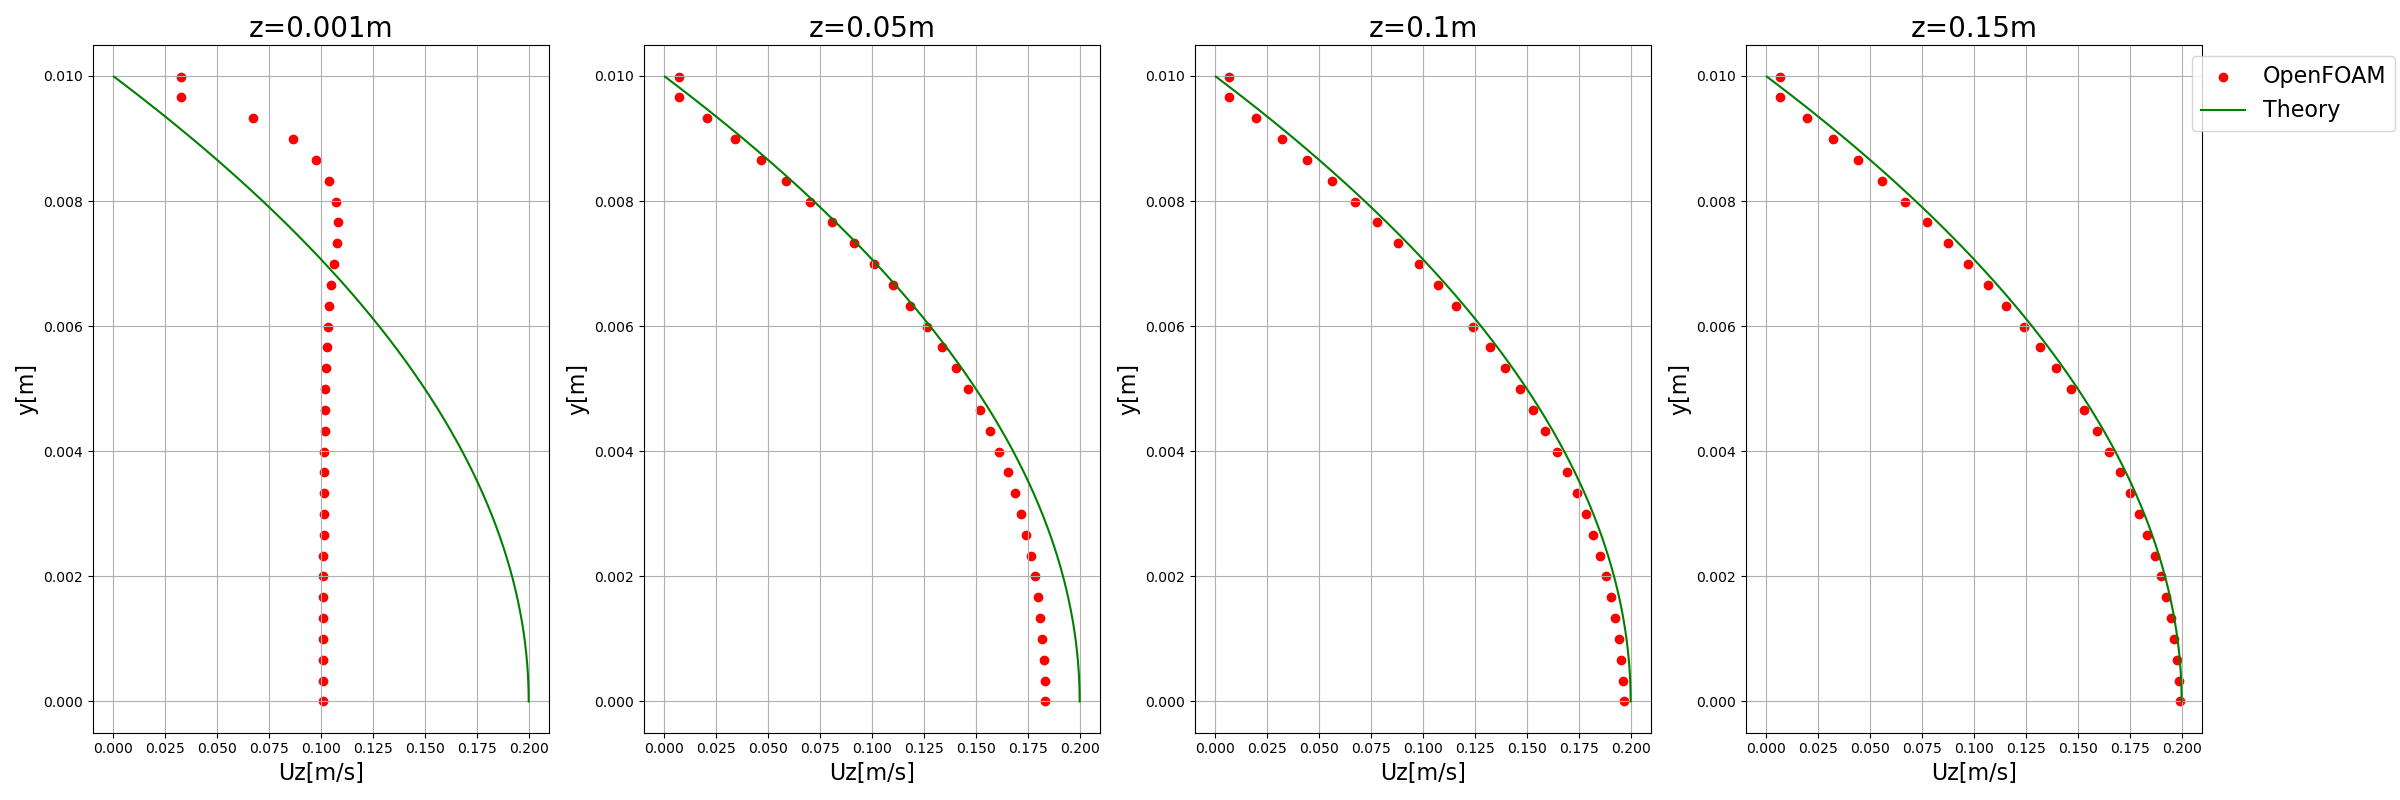

Reproduce this figure in Python.
import re
import numpy as np
import matplotlib.pyplot as plt
import pandas as pd
import os, shutil
from pathlib import Path

# 文字列を含む要素を数字で昇順にする関数
def atoi(text):
    print(text)
    return int(text) if text.isdigit() else text

def natural_keys(text):
    return [ atoi(c) for c in re.split(r'(\d+)^', text) ]

# 数字であるかどうかの判定
def is_int(s):
    try:
        int(s)
        return True
    except ValueError:
        return False

# ファイル名を数字部分と非数字部分に分割するための正規表現パターン
pattern = r'(\d*\.\d+|\d+)'
resultDir = Path("../postProcessing/sampleDict")  # 計算フォルダ
latestTime = sorted([a for a in os.listdir(resultDir) if is_int(a)], key=float)[-1] # latestTimeを抜き出す
sampleDictdata = resultDir/ latestTime
# 数字部分だけを抜き出して、数値に変換してソートする
caseList = sorted(os.listdir(sampleDictdata), key=lambda f: [float(d) if d.isdigit() else d for d in re.split(pattern, f)])


# 理論式
Radius = 10/1000 # 半径 10mm = 0.01m
ub = 0.1       # 断面平均速度(流入速度0.1m/s)
y = np.arange(0,Radius,0.01/1000)
uy = 2*ub*(1-(y/Radius)**2)

# グラフのセット    
fig, axes = plt.subplots(1, 4, figsize=(24,8), tight_layout=True)

for i, zCase in enumerate(caseList):

    # OpenFOAMのデータをデータフレームで取得
    df_data = pd.read_table(sampleDictdata/zCase, index_col=False, names=('x[m]', 'y[m]', 'z[m]', 'Uz[m/s]'))
    # 横軸：流速、縦軸：動径方向でプロット
    axes[i].scatter(df_data["Uz[m/s]"], df_data["x[m]"], color="red", label="OpenFOAM")
    
    # 理論式のプロット
    axes[i].plot(uy, y, color="green", label="Theory")
    
    axes[i].set_ylabel("y[m]", fontsize=16)
    axes[i].set_xlabel("Uz[m/s]", fontsize=16)
    if i>=3: plt.legend(loc="upper center",bbox_to_anchor=(1.2, 1.0), fontsize=16)
    axes[i].grid("-")
    axes[i].set_title(f"z={zCase.split('_')[1]}", fontsize=20)

plt.savefig("plot.png")
